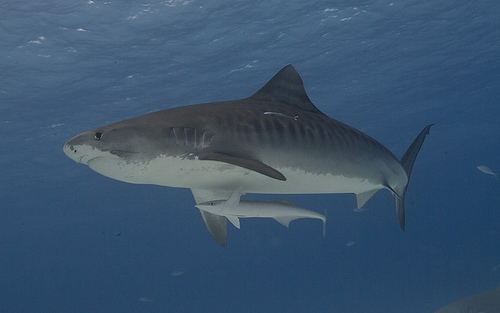
#> input picture 99_DataSet/Data_Image/etc/tiger_shark.jpeg, 500 x 313 px, given in place of AprilShoe-768x832.jpg, which was not available
$ python CV02_Image_Video_Augmentation.py
#> lines starting #> are read from the running program, lines starting #| are printed output that depends on the picture; pictures that were not available may be replaced by others from this repository, and a replacement may not be noted
import os
import time
import numpy as np
import matplotlib.pyplot as plt

import cv2 as cv

path = r'D:\Python\★★Python_POSTECH_AI\Dataset/'
origin_path = os.getcwd()
os.chdir(path)


# https://076923.github.io/posts/Python-opencv-5/
# !wget https://fox28spokane.com/wp-content/uploads/2020/04/AprilShoe-768x832.jpg


image = cv.imread('AprilShoe-768x832.jpg')
#> image is the input picture: shape (313, 500, 3); mean B, G, R 109.3, 83.5, 57.8
# video = cv.VideoCapture('camera_video.avi')


# 대칭 ------------------------------------------------------------------

img_dst_ud = cv.flip(image, 0)        # 상하대칭
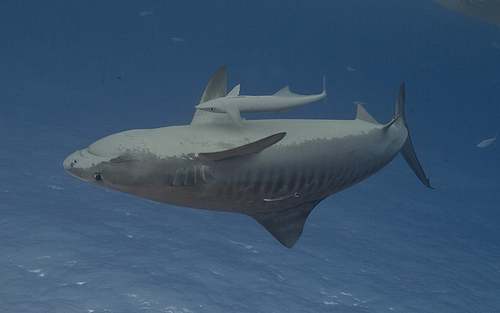
#> img_dst_ud: shape (313, 500, 3); mean B, G, R 109.3, 83.5, 57.8
img_dst_lr = cv.flip(image, 1)        # 좌우대칭
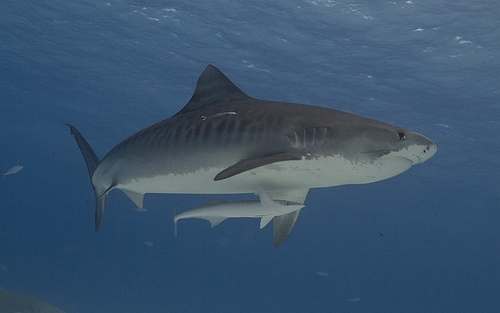
#> img_dst_lr: shape (313, 500, 3); mean B, G, R 109.3, 83.5, 57.8

cv.imshow('image_original', image)
cv.imshow('image_dst_ud', img_dst_ud)
cv.imshow('image_dst_lr', img_dst_lr)
cv.waitKey(0)
cv.destroyAllWindows()


# 회전 ------------------------------------------------------------------

height, width, channel = image.shape
#> height = 313; width = 500; channel = 3
matrix = cv.getRotationMatrix2D((width/2, height/2), 90, 1)

# matrix에 회전 배열을 생성하여 저장합니다.
# cv.getRotationMatrix2D((중심점 X좌표, 중심점 Y좌표), 각도, 스케일)을 설정합니다.
#   (중심점)은 Tuple형태로 사용하며 회전할 기준점을 설정합니다.
#   (각도)는 회전할 각도를 설정합니다.
#   (스케일)은 이미지의 확대 비율을 설정합니다.

# *matrix를 numpy형식으로 선언하여 warpAffine을 적용하여 변환할 수 있습니다.


img_rotate = cv.warpAffine(image, matrix, (width, height))
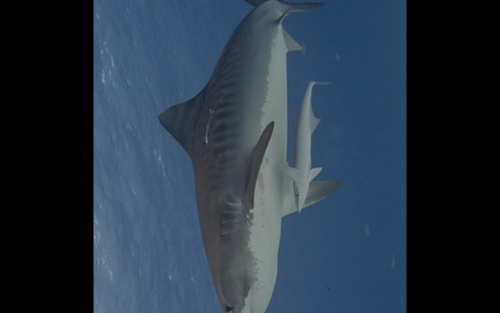
#> img_rotate: shape (313, 500, 3); mean B, G, R 67.9, 53.4, 38.7


cv.imshow('image_original', image)
cv.imshow('image_rotate', img_rotate)
cv.waitKey(0)
cv.destroyAllWindows()


# 확대 / 축소 ------------------------------------------------------------------

height, width, channel = image.shape
image_expand = cv.pyrUp(image, dstsize=(width*2, height*2), borderType=cv.BORDER_DEFAULT);
image_shrink = cv.pyrDown(image, dstsize=(int(width/2), int(height/2)), borderType=cv.BORDER_DEFAULT);


# 너비와 높이를 이용하여 dstsize (결과 이미지 크기)을 설정합니다.
# cv.pyrUp(원본 이미지)로 이미지를 2배로 확대할 수 있습니다.
# cv.pyrUp(원본 이미지, 결과 이미지 크기, 픽셀 외삽법)을 의미합니다.
# 결과 이미지 크기는 pyrUp()함수일 경우, 이미지 크기의 2배로 사용합니다.
# 픽셀 외삽법은 이미지를 확대 또는 축소할 경우, 영역 밖의 픽셀은 추정해서 값을 할당해야합니다.
# 이미지 밖의 픽셀을 외삽하는데 사용되는 테두리 모드입니다. 외삽 방식을 설정합니다.

cv.imshow('image_original', image)
cv.imshow('image_expand', image_expand)
cv.imshow('image_shrink', image_shrink)
cv.waitKey(0)
cv.destroyAllWindows()


# pyrUp()과 pyrDown() 함수에서 결과 이미지 크기와 픽셀 외삽법은 기본값으로 설정된 인수를 할당해야하므로 생략하여 사용합니다.
# 피라미드 함수에서 픽셀 외삽법은 cv.BORDER_DEFAULT만 사용할 수 있습니다.
# 이미지를 1/8배, 1/4배 ,4배, 8배 등의 배율을 사용해야하는 경우, 반복문을 이용하여 적용할 수 있습니다.


# 크기조절 ------------------------------------------------------------------

img_resize_01 = cv.resize(image, dsize=(640, 480), interpolation=cv.INTER_AREA)
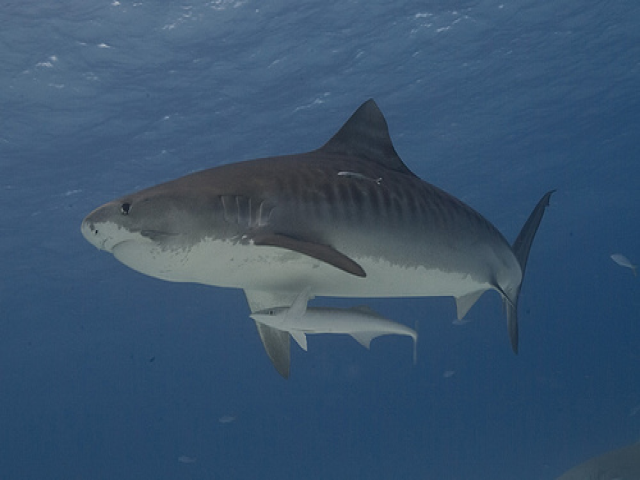
#> img_resize_01: shape (480, 640, 3); mean B, G, R 109.2, 83.4, 57.7

# cv.resize(원본 이미지, 결과 이미지 크기, 보간법)로 이미지의 크기를 조절할 수 있습니다.
# 결과 이미지 크기는 Tuple형을 사용하며, (너비, 높이)를 의미합니다. 설정된 이미지 크기로 변경합니다.
# 보간법은 이미지의 크기를 변경하는 경우, 변형된 이미지의 픽셀은 추정해서 값을 할당해야합니다.
# 보간법을 이용하여 픽셀들의 값을 할당합니다.

img_resize_02 = cv.resize(image, dsize=(0, 0), fx=0.3, fy=0.7, interpolation=cv.INTER_AREA)
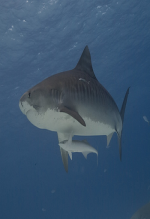
#> img_resize_02: shape (219, 150, 3); mean B, G, R 109.3, 83.5, 57.8

# cv.resize(원본 이미지, dsize=(0, 0), 가로비, 세로비, 보간법)로 이미지의 크기를 조절할 수 있습니다.
# 결과 이미지 크기가 (0, 0)으로 크기를 설정하지 않은 경우, fx와 fy를 이용하여 이미지의 비율을 조절할 수 있습니다.
# fx가 0.3인 경우, 원본 이미지 너비의 0.3배로 변경됩니다.
# fy가 0.7인 경우, 원본 이미지 높이의 0.7배로 변경됩니다.
# Tip : 결과 이미지 크기와 가로비, 세로비가 모두 설정된 경우, 결과 이미지 크기의 값으로 이미지의 크기가 조절됩니다.


cv.imshow('image_original', image)
cv.imshow('image_resize_01', img_resize_01)
cv.imshow('image_resize_02', img_resize_02)
cv.waitKey(0)
cv.destroyAllWindows()


# interpolation(보간법) 속성
# cv.INTER_NEAREST	이웃 보간법
# cv.INTER_LINEAR	쌍 선형 보간법
# cv.INTER_LINEAR_EXACT	비트 쌍 선형 보간법
# cv.INTER_CUBIC	바이큐빅 보간법
# cv.INTER_AREA	영역 보간법
# cv.INTER_LANCZOS4	Lanczos 보간법

# 기본적으로 쌍 선형 보간법이 가장 많이 사용됩니다.
# 이미지를 확대하는 경우, 바이큐빅 보간법이나 쌍 선형 보간법을 가장 많이 사용합니다.
# 이미지를 축소하는 경우, 영역 보간법을 가장 많이 사용합니다.
# 영역 보간법에서 이미지를 확대하는 경우, 이웃 보간법과 비슷한 결과를 반환합니다.


# 이미지자르기 ------------------------------------------------------------------

image_copy = image.copy()
image_copy

image_cut = image[100:600, 200:700]
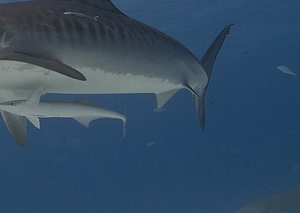
#> image_cut: shape (213, 300, 3); mean B, G, R 99.4, 76, 51.3
#> (the run stopped early here; a loop or call above may not have finished)
